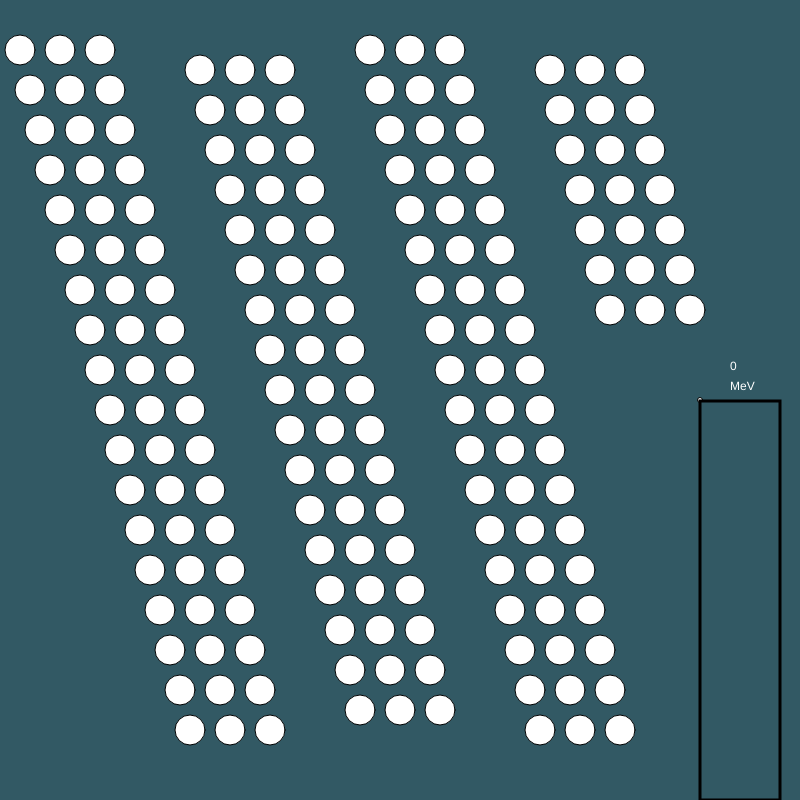
Frame 1 (no input)
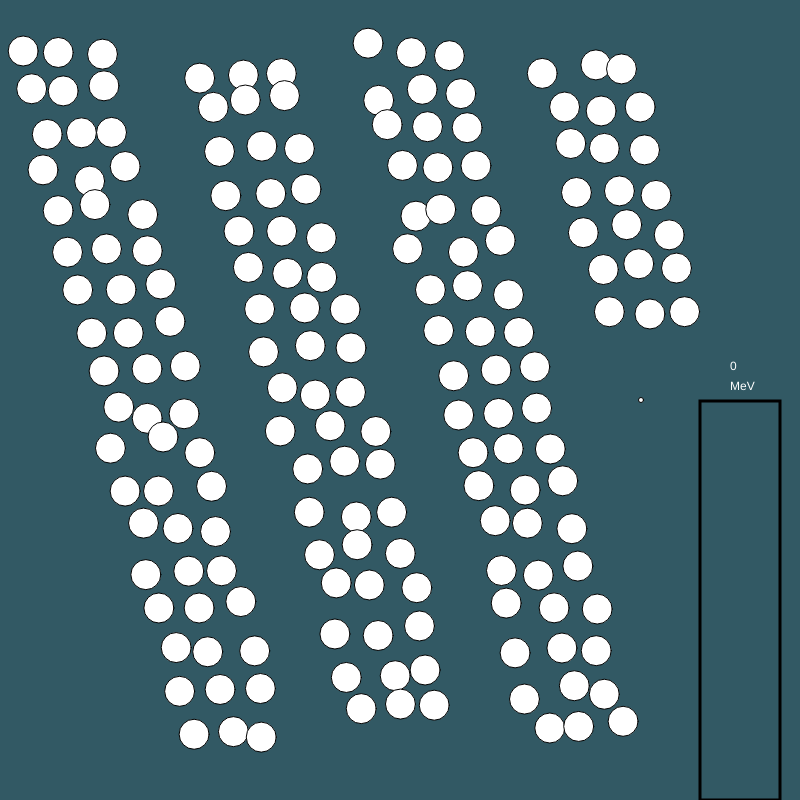
Frame 60 (no input)
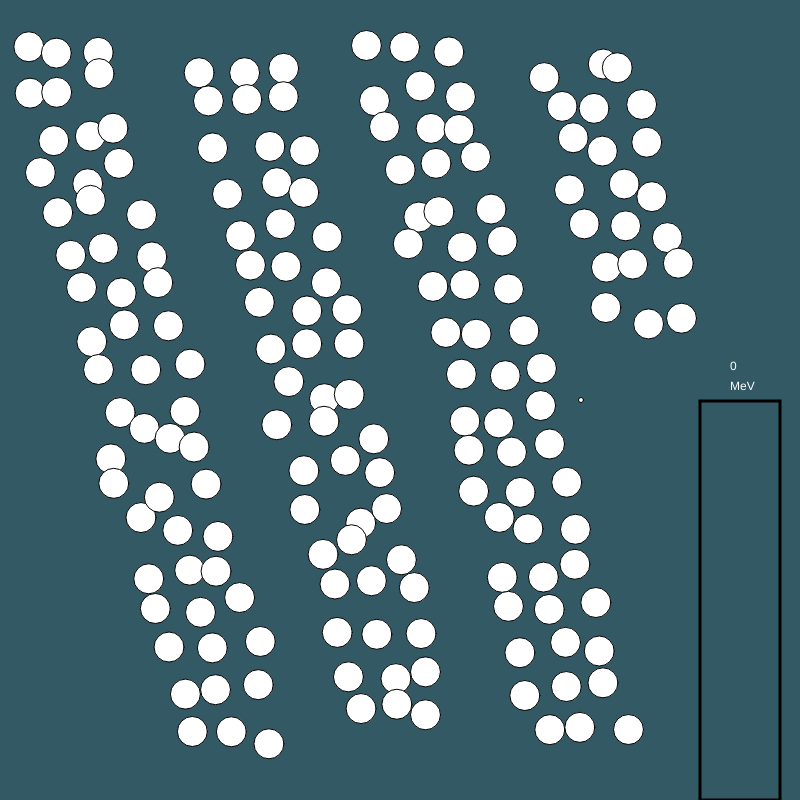
Frame 120 (the mouse pressed at the canvas centre since frame 60)

The p5.js sketch that drew these frames (run headless with seeded random() and noise() and a simulated clock; from frame 60 on, the mouse is pressed at the canvas centre):

// p5.js sketch
// ── sketch.js
let Uran = [];
let Neutronen = [];
let LeftOvers = [];
let energy = 0;
let amount = 0;

function setup() {
  createCanvas(800, 800);
  for (let i = 0; i < 60; i++) {
    Uran.push(new Atom( 20 +(i*10)%600,50 +(i*40)%700));
  }
  for (let i = 0; i < 60; i++) {
    Uran.push(new Atom( 60 +(i*10)%600,50 +(i*40)%700));
  }
  for (let i = 0; i < 60; i++) {
    Uran.push(new Atom( 100 +(i*10)%600,50 +(i*40)%700));
  }
  Neutronen.push(new Neutron(700,400,-1,0));
}

function draw() {
  background(50, 89, 100);
  for (let i = 0; i < Uran.length; i++) {
    Uran[i].display();
    Uran[i].move();
  }
  for (let l = 0; l < LeftOvers.length; l++) {
    LeftOvers[l].display();
    LeftOvers[l].move();
    if(LeftOvers[l].time<= 0) LeftOvers.splice(l,1);
  }
  for (let i = 0; i < Neutronen.length; i++) {
    Neutronen[i].display();
    Neutronen[i].move();
    for (let k = 0; k < Uran.length; k++) {

      if(Neutronen[i].x <= Uran[k].x+15 && Neutronen[i].x >= Uran[k].x -15 && Neutronen[i].y <= Uran[k].y+15 && Neutronen[i].y >= Uran[k].y -15)
      {
        Neutronen.push(new Neutron(Neutronen[i].x,Neutronen[i].y,random(-1,1),random(-1,1)));
        Neutronen.push(new Neutron(Neutronen[i].x,Neutronen[i].y,random(-1,1),random(-1,1)));
        LeftOvers.push(new Lefties(Neutronen[i].x,Neutronen[i].y,random(-1,1),random(-1,1)));
        LeftOvers.push(new Lefties(Neutronen[i].x,Neutronen[i].y,random(-1,1),random(-1,1)));
        Neutronen.splice(i,1);
        Uran.splice(k,1);
        energy++;
        amount += 175;
      }
    }
  }
  strokeWeight(3);
  fill(50,89,100);
  rect(700,401,80,400);
  fill(0,255,0);
  quad(700,800,780,800,780,800-energy*2,700,800-energy*2);
  fill(255);
  strokeWeight(1);
  text(amount,730,370);
  text("MeV",730,390);
}

// Jitter class
class Atom {
  constructor(x,y) {
    this.x = x;
    this.y = y;
    this.diameter = 30;
    this.speed = 1;
  }

  move() {
    this.x += random(-this.speed, this.speed);
    this.y += random(-this.speed, this.speed);
  }

  display() {
    ellipse(this.x, this.y, this.diameter, this.diameter);
  }
}
class Neutron {
  constructor(x,y,dirx,diry) {
    this.x = x;
    this.y = y;
    this.diameter = 5;
    this.speed = 1;
    this.directionx = dirx;
    this.directiony = diry;
  }

  move() {
    this.x += this.directionx;
    this.y += this.directiony;
  }

  display() {
    ellipse(this.x, this.y, this.diameter, this.diameter);
  }
}
class Lefties {
  constructor(x,y,dirx,diry) {
    this.x = x;
    this.y = y;
    this.diameter = 15;
    this.speed = 1;
    this.directionx = dirx;
    this.directiony = diry;
    this.time = 120;
  }

  move() {
    this.time--;
    this.x += this.directionx;
    this.y += this.directiony;
  }

  display() {
    fill(255,this.time*2);
    ellipse(this.x, this.y, this.diameter, this.diameter);
    fill(255);
  }
}
